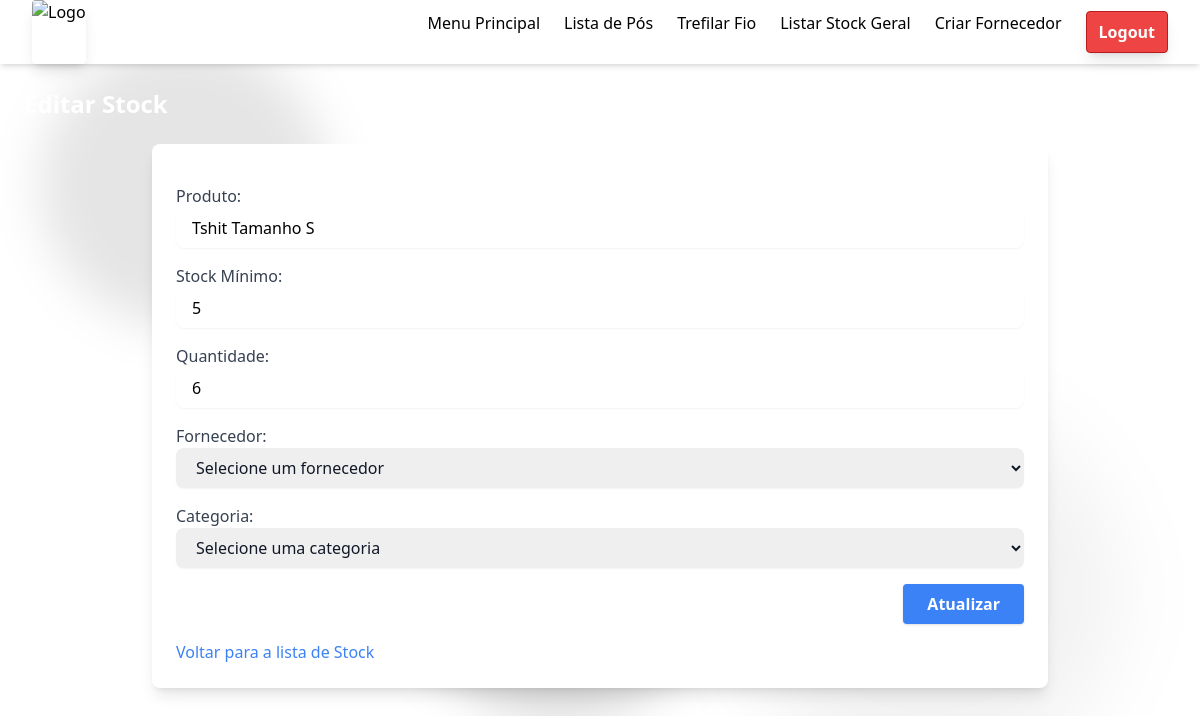
The app's page /editar_stock/2/ (signed in) with its own data.
### management/models.py (models this page shows, shortened)
class Stock(models.Model):
    product = models.CharField(max_length=40)
    quantity = models.IntegerField()
    min_stock = models.IntegerField()
    categoria = models.ForeignKey(CategoriaProduto, on_delete=models.CASCADE, null=True, blank=True)
    fornecedor = models.ForeignKey(Fornecedor, on_delete=models.CASCADE, null=True, blank=True)
    date_added = models.DateTimeField(auto_now_add=True)
    updated_at = models.DateTimeField(auto_now=True)
    user = models.ForeignKey(User, on_delete=models.CASCADE, null=True, blank=True)

### management/views.py (the view, shortened to what this page needs)
# urls.py: path("editar_stock/<int:stock_id>/", views.editar_stock, name="editar_stock"),
@login_required
def editar_stock(request, stock_id):
    stock = get_object_or_404(Stock, pk=stock_id)
    category = CategoriaProduto.objects.all()
    fornecedor = Fornecedor.objects.all()
    return render(request, 'management/editar_stock.html', {
        'stock': stock,
        'fornecedor': fornecedor,
        'category': category
    })

### management/templates/management/editar_stock.html (shortened to what this page needs)
{% extends 'management/base.html' %}
{% load static %}
{% block content %}
<h1 class="text-2xl font-bold text-white mb-6">Editar Stock</h1>
<div class="bg-white rounded-lg shadow-lg p-6 max-w-4xl mx-auto">
    <form method="POST" class="space-y-4">
        <div>
            <label for="product" class="block text-gray-700 font-medium">Produto:</label>
            <input type="text" id="product" name="product" value="{{ stock.product }}" required
                   class="w-full rounded-lg border-gray-300 focus:border-blue-500 focus:ring-blue-500 px-4 py-2 shadow-sm">
        </div>
        <div>
            <label for="min_stock" class="block text-gray-700 font-medium">Stock Mínimo:</label>
            <input type="number" id="min_stock" name="min_stock" value="{{ stock.min_stock }}" required
                   class="w-full rounded-lg border-gray-300 focus:border-blue-500 focus:ring-blue-500 px-4 py-2 shadow-sm">
        </div>
        <div>
            <label for="quantity" class="block text-gray-700 font-medium">Quantidade:</label>
            <input type="number" id="quantity" name="quantity" value="{{ stock.quantity }}" required
                   class="w-full rounded-lg border-gray-300 focus:border-blue-500 focus:ring-blue-500 px-4 py-2 shadow-sm">
        </div>
        <div>
            <label for="fornecedor" class="block text-gray-700 font-medium">Fornecedor:</label>
            <select id="fornecedor" name="fornecedor" required
                    class="w-full rounded-lg border-gray-300 focus:border-blue-500 focus:ring-blue-500 px-4 py-2 shadow-sm !text-gray-900">
                <option class="!text-gray-900" value="">Selecione um fornecedor</option>
            </select>
        </div>
        <div>
            <label for="category" class="block text-gray-700 font-medium">Categoria:</label>
            <select id="category" name="category" required
                    class="w-full rounded-lg border-gray-300 focus:border-blue-500 focus:ring-blue-500 px-4 py-2 shadow-sm !text-gray-900">
                <option class="!text-gray-900" value="">Selecione uma categoria</option>
            </select>
        </div>
        <div class="flex justify-end">
            <button type="submit"
                    class="bg-blue-500 hover:bg-blue-600 text-white font-semibold px-6 py-2 rounded shadow">
                Atualizar
            </button>
        </div>
    </form>
    <div class="mt-4">
        <a href="{% url 'listar_stock' %}"
           class="text-blue-500 hover:text-blue-600 font-medium">
            Voltar para a lista de Stock
        </a>
    </div>
</div>
{% endblock %}

### records on screen
Stock: product "Tshit Tamanho S", min_stock "5", quantity "6"
